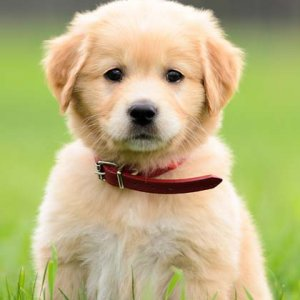
#> input picture HW2/ex1_images/2309662_300.jpg, 300 x 300 px, found by its file name
$ python ex212.py
#> lines starting #> are read from the running program, lines starting #| are printed output that depends on the picture
import numpy as np
from skimage import io as io_url
import matplotlib.pyplot as plt
import cv2


def DFT_slow(data):
    """
  Implement the discrete Fourier Transform for a 1D signal
  params:
    data: Nx1: (N, ): 1D numpy array
  returns:
    DFT: Nx1: 1D numpy array
  """
    N = data.shape[0]
    DFT = np.zeros(N, dtype=complex)
    for k in range(N):
        for n in range(N):
            DFT[k] += data[n] * np.exp(-2j * np.pi * k * n / N)
    return DFT


def show_img(origin, row_fft, row_col_fft):
    """
    Show the original image, row-wise FFT and column-wise FFT

    params:
        origin: (H, W): 2D numpy array
        row_fft: (H, W): 2D numpy array
        row_col_fft: (H, W): 2D numpy array
    """
    fig, axs = plt.subplots(nrows=1, ncols=3, figsize=(12, 8))
    axs[0].imshow(origin, cmap='gray')
    axs[0].set_title('Original Image')
    axs[0].axis('off')
    axs[1].imshow(np.log(np.abs(np.fft.fftshift(row_fft))), cmap='gray')
    axs[1].set_title('Row-wise FFT')
    axs[1].axis('off')
    axs[2].imshow((np.log(np.abs(np.fft.fftshift(row_col_fft)))), cmap='gray')
    axs[2].set_title('Column-wise FFT')
    axs[2].axis('off')
    plt.show()


def DFT_2D(gray_img):
    """
    Implement the 2D Discrete Fourier Transform
    Note that: dtype of the output should be complex_
    params:
        gray_img: (H, W): 2D numpy array

    returns:
        row_fft: (H, W): 2D numpy array that contains the row-wise FFT of the input image
        row_col_fft: (H, W): 2D numpy array that contains the column-wise FFT of the input image
    """
    H, W = gray_img.shape
    row_fft = np.zeros((H, W), dtype=complex)
    row_col_fft = np.zeros((H, W), dtype=complex)

    # Row-wise FFT
    for i in range(H):
        row_fft[i, :] = DFT_slow(gray_img[i, :])

    # Column-wise FFT
    for j in range(W):
        row_col_fft[:, j] = DFT_slow(row_fft[:, j])

    return row_fft, row_col_fft


if __name__ == '__main__':
    # ex1
    # x = np.random.random(1024)
    # print(np.allclose(DFT_slow(x), np.fft.fft(x)))
    # ex2
    img = io_url.imread('https://img2.zergnet.com/2309662_300.jpg')
#> img is the input picture: shape (300, 300, 3); mean R, G, B 185.9, 180, 128.2
    gray_img = np.mean(img, -1)
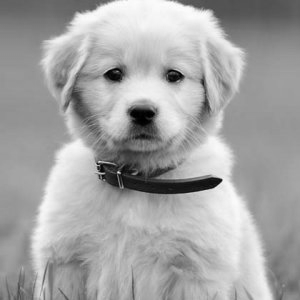
#> gray_img: shape (300, 300) float64; min 0, max 253.3, mean 164.7
    row_fft, row_col_fft = DFT_2D(gray_img)
#> (the run stopped early here; a loop or call above may not have finished)
